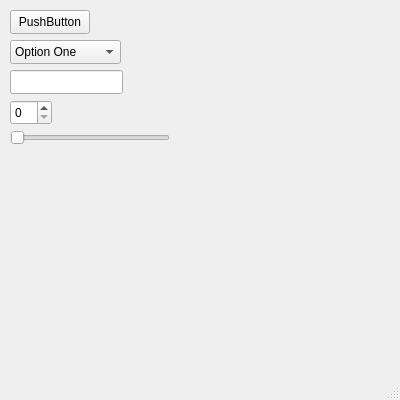
<?xml version="1.0" encoding="UTF-8"?>
<ui version="4.0">
 <class>MainWindow</class>
 <widget class="QMainWindow" name="MainWindow">
  <property name="geometry">
   <rect>
    <x>0</x>
    <y>0</y>
    <width>400</width>
    <height>400</height>
   </rect>
  </property>
  <property name="maximumSize">
   <size>
    <width>400</width>
    <height>400</height>
   </size>
  </property>
  <property name="windowTitle">
   <string>MainWindow</string>
  </property>
  <widget class="QWidget" name="centralwidget">
   <widget class="QPushButton" name="pushButton">
    <property name="geometry">
     <rect>
      <x>10</x>
      <y>10</y>
      <width>80</width>
      <height>24</height>
     </rect>
    </property>
    <property name="text">
     <string>PushButton</string>
    </property>
   </widget>
   <widget class="QComboBox" name="comboBox">
    <property name="geometry">
     <rect>
      <x>10</x>
      <y>40</y>
      <width>111</width>
      <height>24</height>
     </rect>
    </property>
    <item>
     <property name="text">
      <string>Option One</string>
     </property>
    </item>
    <item>
     <property name="text">
      <string>Option Two</string>
     </property>
    </item>
    <item>
     <property name="text">
      <string>Option Three</string>
     </property>
    </item>
   </widget>
   <widget class="QLineEdit" name="lineEdit">
    <property name="geometry">
     <rect>
      <x>10</x>
      <y>70</y>
      <width>113</width>
      <height>24</height>
     </rect>
    </property>
   </widget>
   <widget class="QSpinBox" name="spinBox">
    <property name="geometry">
     <rect>
      <x>10</x>
      <y>100</y>
      <width>42</width>
      <height>25</height>
     </rect>
    </property>
   </widget>
   <widget class="QSlider" name="horizontalSlider">
    <property name="geometry">
     <rect>
      <x>10</x>
      <y>130</y>
      <width>160</width>
      <height>16</height>
     </rect>
    </property>
    <property name="orientation">
     <enum>Qt::Orientation::Horizontal</enum>
    </property>
   </widget>
  </widget>
  <widget class="QMenuBar" name="menubar">
   <property name="geometry">
    <rect>
     <x>0</x>
     <y>0</y>
     <width>400</width>
     <height>21</height>
    </rect>
   </property>
  </widget>
  <widget class="QStatusBar" name="statusbar"/>
 </widget>
 <resources/>
 <connections/>
</ui>
